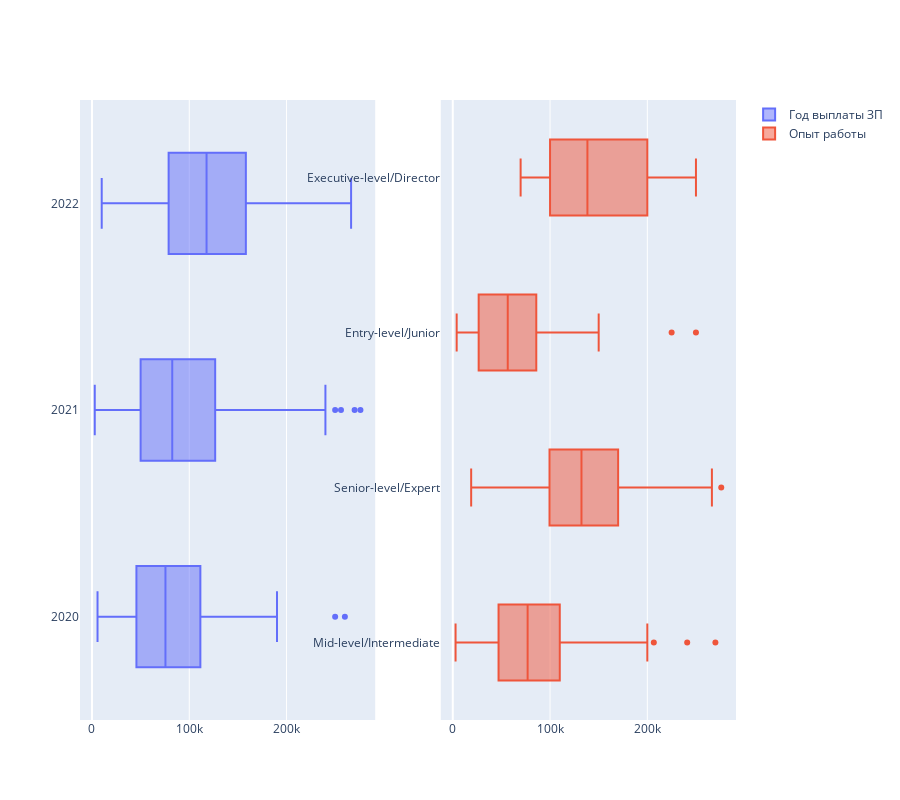
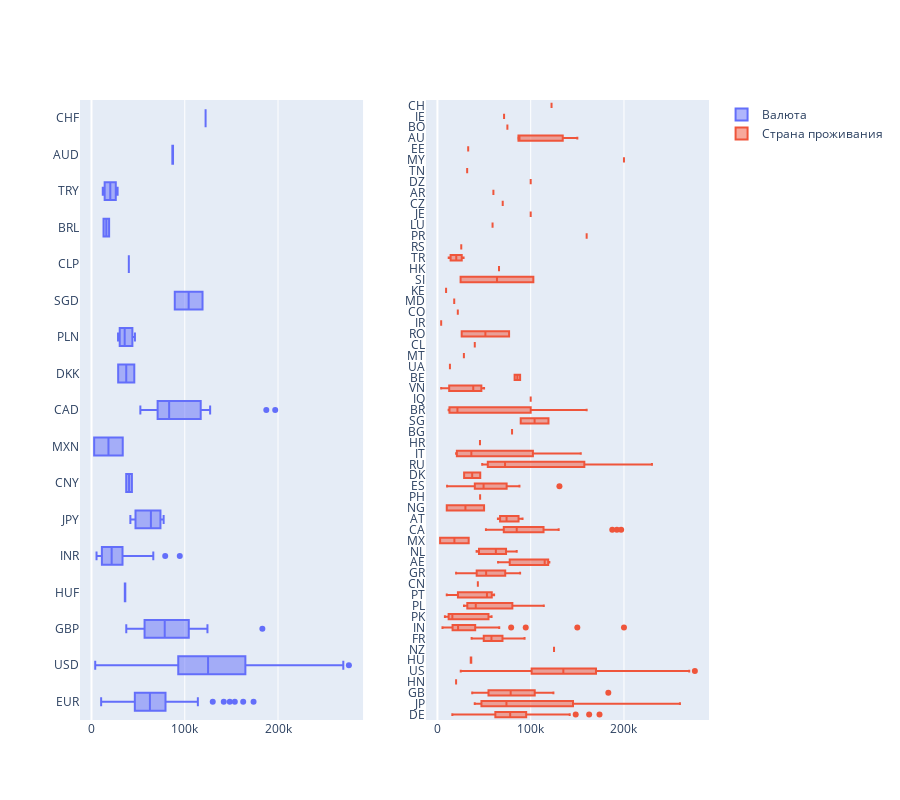
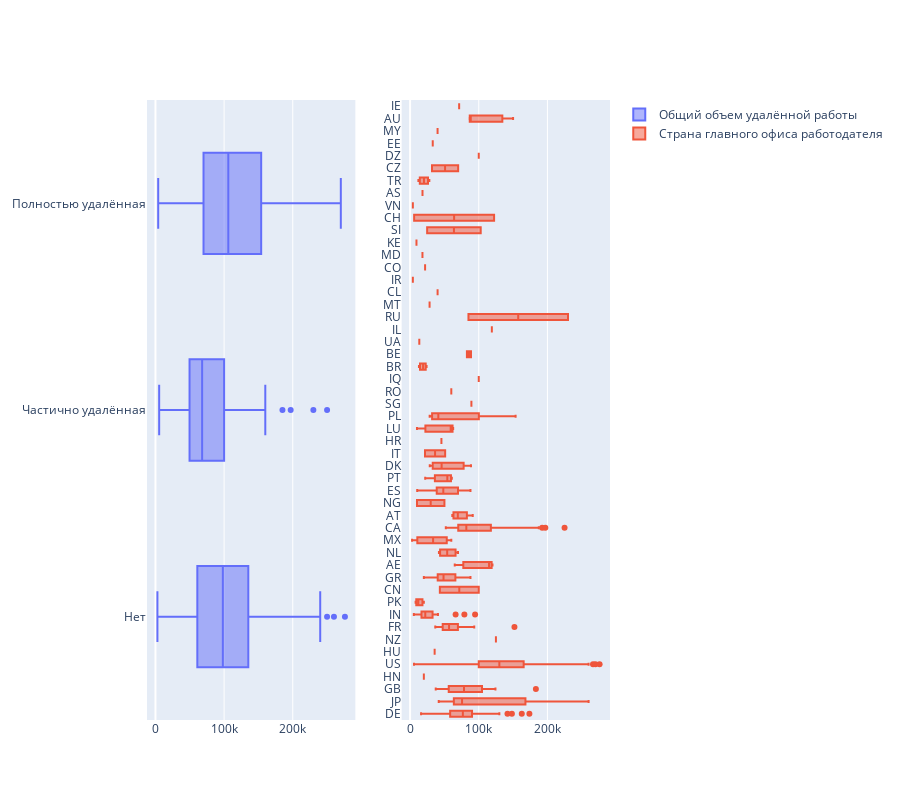

The notebook cell saved with these charts, in order:
### Markdown cell above
### Влияние признаков на зарплату (в USD) по всем должностям

### Code cell
# графики-коробки для категориальных признаков
grid_pair_box_plot(df, categorical_cols, width = 2000, height = 800)

### Figure 1 — Plotly figure (JSON) as saved in the notebook; plotly's stock layout.template omitted (floating-point values rounded to 4 significant figures; data arrays with more than 128 entries replaced by an {"elided": "..."} marker saying what was removed)
{"data": [{"name": "Год выплаты ЗП", "orientation": "h", "text": {"elided": "565 int values"}, "type": "box", "x": {"elided": "565 int values"}, "xaxis": "x", "y": {"elided": "565 int values"}, "yaxis": "y"}, {"name": "Опыт работы", "orientation": "h", "text": {"elided": "565 int values"}, "type": "box", "x": {"elided": "565 int values"}, "xaxis": "x2", "y": {"elided": "565 str values"}, "yaxis": "y2"}], "layout": {"height": 800, "xaxis": {"anchor": "y", "domain": [0, 0.45]}, "xaxis2": {"anchor": "y2", "domain": [0.55, 1]}, "yaxis": {"anchor": "x", "domain": [0, 1], "tickmode": "array", "ticktext": [2022, 2021, 2020], "tickvals": [2022, 2021, 2020]}, "yaxis2": {"anchor": "x2", "domain": [0, 1], "tickmode": "array", "ticktext": ["Senior-level/Expert", "Mid-level/Intermediate", "Entry-level/Junior", "Executive-level/Director"], "tickvals": ["SE", "MI", "EN", "EX"]}}}

### Figure 2 — Plotly figure (JSON) as saved in the notebook; plotly's stock layout.template omitted (floating-point values rounded to 4 significant figures; data arrays with more than 128 entries replaced by an {"elided": "..."} marker saying what was removed)
{"data": [{"name": "Валюта", "orientation": "h", "text": {"elided": "565 int values"}, "type": "box", "x": {"elided": "565 int values"}, "xaxis": "x", "y": {"elided": "565 str values"}, "yaxis": "y"}, {"name": "Страна проживания", "orientation": "h", "text": {"elided": "565 int values"}, "type": "box", "x": {"elided": "565 int values"}, "xaxis": "x2", "y": {"elided": "565 str values"}, "yaxis": "y2"}], "layout": {"height": 800, "xaxis": {"anchor": "y", "domain": [0, 0.45]}, "xaxis2": {"anchor": "y2", "domain": [0.55, 1]}, "yaxis": {"anchor": "x", "domain": [0, 1], "tickmode": "array", "ticktext": ["USD", "EUR", "GBP", "INR", "CAD", "JPY", "PLN", "TRY", "CNY", "DKK", "BRL", "HUF", "MXN", "SGD", "AUD", "CHF", "CLP"], "tickvals": ["USD", "EUR", "GBP", "INR", "CAD", "JPY", "PLN", "TRY", "CNY", "DKK", "BRL", "HUF", "MXN", "SGD", "AUD", "CHF", "CLP"]}, "yaxis2": {"anchor": "x2", "domain": [0, 1], "tickmode": "array", "ticktext": ["US", "GB", "IN", "CA", "DE", "FR", "ES", "GR", "JP", "PK", "BR", "PT", "NL", "IT", "PL", "RU", "TR", "AE", "VN", "AT", "AU", "BE", "SI", "MX", "RO", "SG", "NG", "HU", "DK", "TN", "CL", "RS", "UA", "BG", "PR", "BO", "CH", "PH", "NZ", "EE", "MY", "DZ", "MT", "MD", "LU", "KE", "CN", "JE", "CO", "IR", "AR", "CZ", "IE", "HR", "HN", "HK", "IQ"], "tickvals": ["US", "GB", "IN", "CA", "DE", "FR", "ES", "GR", "JP", "PK", "BR", "PT", "NL", "IT", "PL", "RU", "TR", "AE", "VN", "AT", "AU", "BE", "SI", "MX", "RO", "SG", "NG", "HU", "DK", "TN", "CL", "RS", "UA", "BG", "PR", "BO", "CH", "PH", "NZ", "EE", "MY", "DZ", "MT", "MD", "LU", "KE", "CN", "JE", "CO", "IR", "AR", "CZ", "IE", "HR", "HN", "HK", "IQ"]}}}

### Figure 3 — Plotly figure (JSON) as saved in the notebook; plotly's stock layout.template omitted (floating-point values rounded to 4 significant figures; data arrays with more than 128 entries replaced by an {"elided": "..."} marker saying what was removed)
{"data": [{"name": "Общий объем удалённой работы", "orientation": "h", "text": {"elided": "565 int values"}, "type": "box", "x": {"elided": "565 int values"}, "xaxis": "x", "y": {"elided": "565 int values"}, "yaxis": "y"}, {"name": "Страна главного офиса работодателя", "orientation": "h", "text": {"elided": "565 int values"}, "type": "box", "x": {"elided": "565 int values"}, "xaxis": "x2", "y": {"elided": "565 str values"}, "yaxis": "y2"}], "layout": {"height": 800, "xaxis": {"anchor": "y", "domain": [0, 0.45]}, "xaxis2": {"anchor": "y2", "domain": [0.55, 1]}, "yaxis": {"anchor": "x", "domain": [0, 1], "tickmode": "array", "ticktext": ["Полностью удалённая", "Нет", "Частично удалённая"], "tickvals": [100, 0, 50]}, "yaxis2": {"anchor": "x2", "domain": [0, 1], "tickmode": "array", "ticktext": ["US", "GB", "CA", "DE", "IN", "FR", "ES", "GR", "JP", "PL", "PT", "NL", "AT", "MX", "LU", "TR", "PK", "AE", "AU", "BR", "DK", "CN", "CZ", "BE", "SI", "RU", "NG", "IT", "CH", "NZ", "CL", "EE", "SG", "UA", "RO", "CO", "MY", "DZ", "MT", "MD", "KE", "IR", "IQ", "AS", "IL", "IE", "HU", "HR", "HN", "VN"], "tickvals": ["US", "GB", "CA", "DE", "IN", "FR", "ES", "GR", "JP", "PL", "PT", "NL", "AT", "MX", "LU", "TR", "PK", "AE", "AU", "BR", "DK", "CN", "CZ", "BE", "SI", "RU", "NG", "IT", "CH", "NZ", "CL", "EE", "SG", "UA", "RO", "CO", "MY", "DZ", "MT", "MD", "KE", "IR", "IQ", "AS", "IL", "IE", "HU", "HR", "HN", "VN"]}}}
